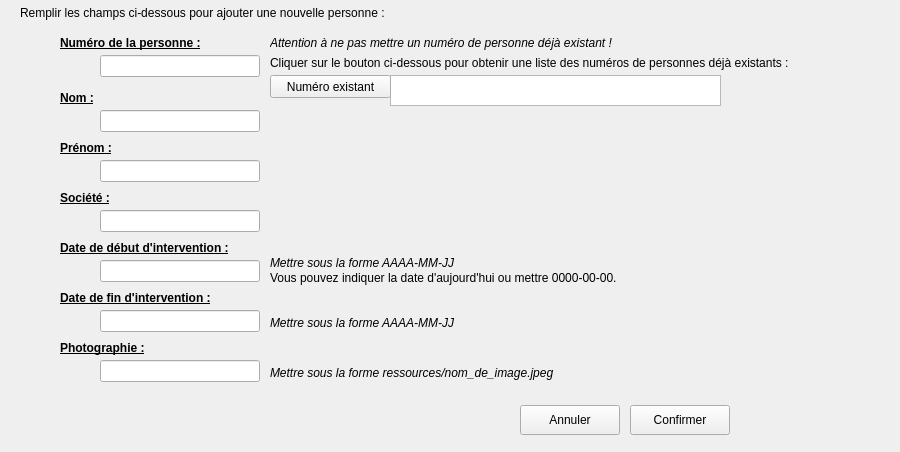
      <widget class="QWidget" name="page_10">
       <property name="geometry">
        <rect>
         <x>0</x>
         <y>0</y>
         <width>900</width>
         <height>452</height>
        </rect>
       </property>
       <attribute name="label">
        <string>Ajouter une nouvelle Personne</string>
       </attribute>
       <widget class="QLineEdit" name="lEditPersNumAdd">
        <property name="geometry">
         <rect>
          <x>100</x>
          <y>55</y>
          <width>160</width>
          <height>22</height>
         </rect>
        </property>
       </widget>
       <widget class="QLabel" name="label_111">
        <property name="geometry">
         <rect>
          <x>20</x>
          <y>5</y>
          <width>421</width>
          <height>16</height>
         </rect>
        </property>
        <property name="text">
         <string>Remplir les champs ci-dessous pour ajouter une nouvelle personne :</string>
        </property>
       </widget>
       <widget class="QPushButton" name="btOkPersAdd">
        <property name="geometry">
         <rect>
          <x>630</x>
          <y>405</y>
          <width>100</width>
          <height>30</height>
         </rect>
        </property>
        <property name="text">
         <string>Confirmer</string>
        </property>
        <property name="icon">
         <iconset>
          <normaloff>ressources/bt_ok.png</normaloff>ressources/bt_ok.png</iconset>
        </property>
       </widget>
       <widget class="QLabel" name="label_114">
        <property name="geometry">
         <rect>
          <x>270</x>
          <y>35</y>
          <width>411</width>
          <height>16</height>
         </rect>
        </property>
        <property name="font">
         <font>
          <italic>true</italic>
         </font>
        </property>
        <property name="text">
         <string>Attention à ne pas mettre un numéro de personne déjà existant !</string>
        </property>
       </widget>
       <widget class="QLabel" name="label_115">
        <property name="geometry">
         <rect>
          <x>60</x>
          <y>240</y>
          <width>211</width>
          <height>16</height>
         </rect>
        </property>
        <property name="font">
         <font>
          <weight>75</weight>
          <bold>true</bold>
          <underline>true</underline>
         </font>
        </property>
        <property name="text">
         <string>Date de début d'intervention :</string>
        </property>
       </widget>
       <widget class="QLabel" name="label_116">
        <property name="geometry">
         <rect>
          <x>270</x>
          <y>55</y>
          <width>591</width>
          <height>16</height>
         </rect>
        </property>
        <property name="text">
         <string>Cliquer sur le bouton ci-dessous pour obtenir une liste des numéros de personnes déjà existants :</string>
        </property>
       </widget>
       <widget class="QTextEdit" name="txtPersExistantAdd">
        <property name="enabled">
         <bool>true</bool>
        </property>
        <property name="geometry">
         <rect>
          <x>390</x>
          <y>75</y>
          <width>331</width>
          <height>31</height>
         </rect>
        </property>
        <property name="cursor" stdset="0">
         <cursorShape>ForbiddenCursor</cursorShape>
        </property>
        <property name="readOnly">
         <bool>true</bool>
        </property>
       </widget>
       <widget class="QLineEdit" name="lEditPersNomAdd">
        <property name="geometry">
         <rect>
          <x>100</x>
          <y>110</y>
          <width>160</width>
          <height>22</height>
         </rect>
        </property>
       </widget>
       <widget class="QPushButton" name="btPersExistant">
        <property name="geometry">
         <rect>
          <x>270</x>
          <y>75</y>
          <width>121</width>
          <height>23</height>
         </rect>
        </property>
        <property name="text">
         <string>Numéro existant</string>
        </property>
       </widget>
       <widget class="QLabel" name="label_117">
        <property name="geometry">
         <rect>
          <x>270</x>
          <y>255</y>
          <width>381</width>
          <height>16</height>
         </rect>
        </property>
        <property name="font">
         <font>
          <italic>true</italic>
         </font>
        </property>
        <property name="text">
         <string>Mettre sous la forme AAAA-MM-JJ</string>
        </property>
       </widget>
       <widget class="QPushButton" name="btAnnulerPersAdd">
        <property name="geometry">
         <rect>
          <x>520</x>
          <y>405</y>
          <width>100</width>
          <height>30</height>
         </rect>
        </property>
        <property name="text">
         <string>Annuler</string>
        </property>
        <property name="icon">
         <iconset>
          <normaloff>ressources/ButtonClose.png</normaloff>ressources/ButtonClose.png</iconset>
        </property>
       </widget>
       <widget class="QLabel" name="label_118">
        <property name="geometry">
         <rect>
          <x>60</x>
          <y>90</y>
          <width>41</width>
          <height>16</height>
         </rect>
        </property>
        <property name="font">
         <font>
          <weight>75</weight>
          <bold>true</bold>
          <underline>true</underline>
         </font>
        </property>
        <property name="text">
         <string>Nom :</string>
        </property>
       </widget>
       <widget class="QLabel" name="label_120">
        <property name="geometry">
         <rect>
          <x>60</x>
          <y>35</y>
          <width>171</width>
          <height>16</height>
         </rect>
        </property>
        <property name="font">
         <font>
          <weight>75</weight>
          <bold>true</bold>
          <underline>true</underline>
         </font>
        </property>
        <property name="text">
         <string>Numéro de la personne :</string>
        </property>
       </widget>
       <widget class="QLabel" name="label_121">
        <property name="geometry">
         <rect>
          <x>270</x>
          <y>270</y>
          <width>561</width>
          <height>16</height>
         </rect>
        </property>
        <property name="text">
         <string>Vous pouvez indiquer la date d'aujourd'hui ou mettre 0000-00-00.</string>
        </property>
       </widget>
       <widget class="QLabel" name="label_122">
        <property name="geometry">
         <rect>
          <x>270</x>
          <y>315</y>
          <width>221</width>
          <height>16</height>
         </rect>
        </property>
        <property name="font">
         <font>
          <italic>true</italic>
         </font>
        </property>
        <property name="text">
         <string>Mettre sous la forme AAAA-MM-JJ</string>
        </property>
       </widget>
       <widget class="QLabel" name="label_123">
        <property name="geometry">
         <rect>
          <x>840</x>
          <y>0</y>
          <width>51</width>
          <height>51</height>
         </rect>
        </property>
        <property name="text">
         <string/>
        </property>
        <property name="pixmap">
         <pixmap>ressources/new.png</pixmap>
        </property>
       </widget>
       <widget class="QLabel" name="label_126">
        <property name="geometry">
         <rect>
          <x>60</x>
          <y>140</y>
          <width>71</width>
          <height>16</height>
         </rect>
        </property>
        <property name="font">
         <font>
          <weight>75</weight>
          <bold>true</bold>
          <underline>true</underline>
         </font>
        </property>
        <property name="text">
         <string>Prénom :</string>
        </property>
       </widget>
       <widget class="QLabel" name="label_127">
        <property name="geometry">
         <rect>
          <x>60</x>
          <y>190</y>
          <width>71</width>
          <height>16</height>
         </rect>
        </property>
        <property name="font">
         <font>
          <weight>75</weight>
          <bold>true</bold>
          <underline>true</underline>
         </font>
        </property>
        <property name="text">
         <string>Société :</string>
        </property>
       </widget>
       <widget class="QLabel" name="label_128">
        <property name="geometry">
         <rect>
          <x>60</x>
          <y>290</y>
          <width>211</width>
          <height>16</height>
         </rect>
        </property>
        <property name="font">
         <font>
          <weight>75</weight>
          <bold>true</bold>
          <underline>true</underline>
         </font>
        </property>
        <property name="text">
         <string>Date de fin d'intervention :</string>
        </property>
       </widget>
       <widget class="QLabel" name="label_129">
        <property name="geometry">
         <rect>
          <x>60</x>
          <y>340</y>
          <width>101</width>
          <height>16</height>
         </rect>
        </property>
        <property name="font">
         <font>
          <weight>75</weight>
          <bold>true</bold>
          <underline>true</underline>
         </font>
        </property>
        <property name="text">
         <string>Photographie :</string>
        </property>
       </widget>
       <widget class="QLineEdit" name="lEditPersPrenomAdd">
        <property name="geometry">
         <rect>
          <x>100</x>
          <y>160</y>
          <width>160</width>
          <height>22</height>
         </rect>
        </property>
       </widget>
       <widget class="QLineEdit" name="lEditPersSocieteAdd">
        <property name="geometry">
         <rect>
          <x>100</x>
          <y>210</y>
          <width>160</width>
          <height>22</height>
         </rect>
        </property>
       </widget>
       <widget class="QLineEdit" name="lEditPersDateDebutAdd">
        <property name="geometry">
         <rect>
          <x>100</x>
          <y>260</y>
          <width>160</width>
          <height>22</height>
         </rect>
        </property>
       </widget>
       <widget class="QLineEdit" name="lEditPersDateFinAdd">
        <property name="geometry">
         <rect>
          <x>100</x>
          <y>310</y>
          <width>160</width>
          <height>22</height>
         </rect>
        </property>
       </widget>
       <widget class="QLineEdit" name="lEditPersPhotoAdd">
        <property name="geometry">
         <rect>
          <x>100</x>
          <y>360</y>
          <width>160</width>
          <height>22</height>
         </rect>
        </property>
       </widget>
       <widget class="QLabel" name="label_130">
        <property name="geometry">
         <rect>
          <x>270</x>
          <y>365</y>
          <width>341</width>
          <height>16</height>
         </rect>
        </property>
        <property name="font">
         <font>
          <italic>true</italic>
         </font>
        </property>
        <property name="text">
         <string>Mettre sous la forme ressources/nom_de_image.jpeg</string>
        </property>
       </widget>
      </widget>
